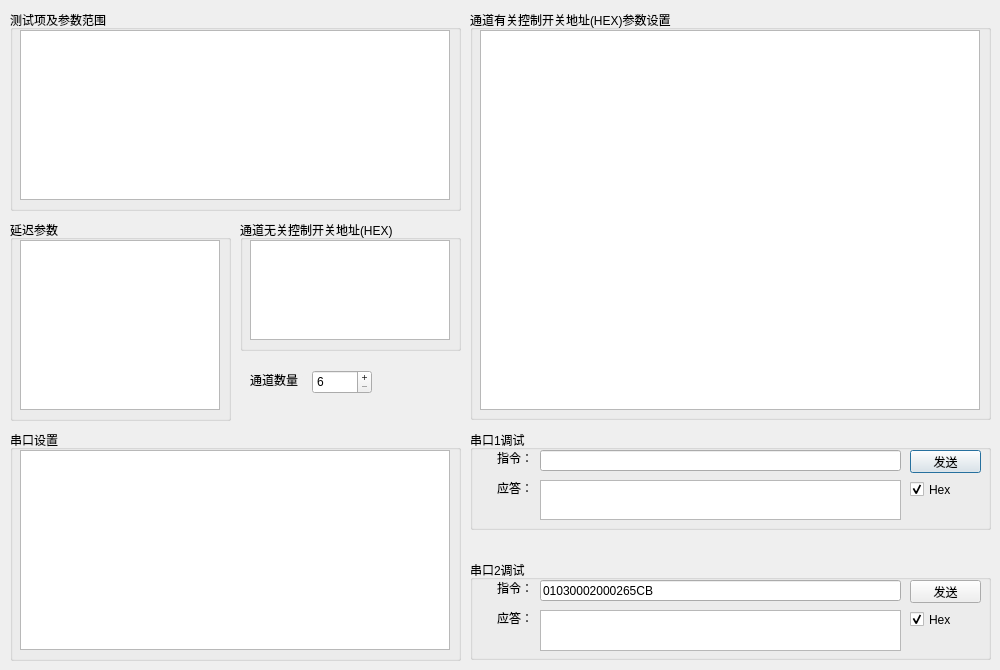
<?xml version="1.0" encoding="UTF-8"?>
<ui version="4.0">
 <class>DialogConfig</class>
 <widget class="QDialog" name="DialogConfig">
  <property name="geometry">
   <rect>
    <x>0</x>
    <y>0</y>
    <width>1000</width>
    <height>670</height>
   </rect>
  </property>
  <property name="windowTitle">
   <string>测试参数配置</string>
  </property>
  <widget class="QGroupBox" name="groupBoxTGroup">
   <property name="geometry">
    <rect>
     <x>10</x>
     <y>10</y>
     <width>451</width>
     <height>201</height>
    </rect>
   </property>
   <property name="title">
    <string>测试项及参数范围</string>
   </property>
   <widget class="QTableView" name="tableViewTGroup">
    <property name="geometry">
     <rect>
      <x>10</x>
      <y>20</y>
      <width>430</width>
      <height>170</height>
     </rect>
    </property>
    <property name="focusPolicy">
     <enum>Qt::FocusPolicy::NoFocus</enum>
    </property>
    <property name="selectionMode">
     <enum>QAbstractItemView::SelectionMode::SingleSelection</enum>
    </property>
    <property name="selectionBehavior">
     <enum>QAbstractItemView::SelectionBehavior::SelectItems</enum>
    </property>
    <attribute name="horizontalHeaderHighlightSections">
     <bool>false</bool>
    </attribute>
    <attribute name="verticalHeaderVisible">
     <bool>false</bool>
    </attribute>
    <attribute name="verticalHeaderHighlightSections">
     <bool>false</bool>
    </attribute>
   </widget>
  </widget>
  <widget class="QGroupBox" name="groupBoxCOM">
   <property name="geometry">
    <rect>
     <x>10</x>
     <y>430</y>
     <width>451</width>
     <height>231</height>
    </rect>
   </property>
   <property name="title">
    <string>串口设置</string>
   </property>
   <widget class="QTableView" name="tableViewCOM">
    <property name="geometry">
     <rect>
      <x>10</x>
      <y>20</y>
      <width>430</width>
      <height>200</height>
     </rect>
    </property>
    <property name="focusPolicy">
     <enum>Qt::FocusPolicy::NoFocus</enum>
    </property>
    <property name="selectionMode">
     <enum>QAbstractItemView::SelectionMode::SingleSelection</enum>
    </property>
    <property name="selectionBehavior">
     <enum>QAbstractItemView::SelectionBehavior::SelectItems</enum>
    </property>
    <attribute name="horizontalHeaderHighlightSections">
     <bool>false</bool>
    </attribute>
    <attribute name="verticalHeaderVisible">
     <bool>false</bool>
    </attribute>
    <attribute name="verticalHeaderHighlightSections">
     <bool>false</bool>
    </attribute>
   </widget>
  </widget>
  <widget class="QGroupBox" name="groupBoxChan">
   <property name="geometry">
    <rect>
     <x>470</x>
     <y>10</y>
     <width>521</width>
     <height>410</height>
    </rect>
   </property>
   <property name="title">
    <string>通道有关控制开关地址(HEX)参数设置</string>
   </property>
   <widget class="QTableView" name="tableViewChan">
    <property name="geometry">
     <rect>
      <x>10</x>
      <y>20</y>
      <width>500</width>
      <height>380</height>
     </rect>
    </property>
    <property name="focusPolicy">
     <enum>Qt::FocusPolicy::NoFocus</enum>
    </property>
    <property name="selectionMode">
     <enum>QAbstractItemView::SelectionMode::SingleSelection</enum>
    </property>
    <property name="selectionBehavior">
     <enum>QAbstractItemView::SelectionBehavior::SelectItems</enum>
    </property>
    <attribute name="horizontalHeaderHighlightSections">
     <bool>false</bool>
    </attribute>
    <attribute name="verticalHeaderVisible">
     <bool>false</bool>
    </attribute>
    <attribute name="verticalHeaderHighlightSections">
     <bool>false</bool>
    </attribute>
   </widget>
  </widget>
  <widget class="QGroupBox" name="groupBox">
   <property name="geometry">
    <rect>
     <x>470</x>
     <y>430</y>
     <width>521</width>
     <height>100</height>
    </rect>
   </property>
   <property name="title">
    <string>串口1调试</string>
   </property>
   <widget class="QLineEdit" name="lineEdit1">
    <property name="geometry">
     <rect>
      <x>70</x>
      <y>20</y>
      <width>361</width>
      <height>21</height>
     </rect>
    </property>
   </widget>
   <widget class="QLabel" name="label_2">
    <property name="geometry">
     <rect>
      <x>10</x>
      <y>20</y>
      <width>53</width>
      <height>15</height>
     </rect>
    </property>
    <property name="text">
     <string>指令：</string>
    </property>
    <property name="alignment">
     <set>Qt::AlignmentFlag::AlignRight|Qt::AlignmentFlag::AlignTrailing|Qt::AlignmentFlag::AlignVCenter</set>
    </property>
   </widget>
   <widget class="QCheckBox" name="checkBoxHex1">
    <property name="geometry">
     <rect>
      <x>440</x>
      <y>50</y>
      <width>61</width>
      <height>19</height>
     </rect>
    </property>
    <property name="text">
     <string>Hex</string>
    </property>
    <property name="checked">
     <bool>true</bool>
    </property>
   </widget>
   <widget class="QTextEdit" name="textEdit1">
    <property name="geometry">
     <rect>
      <x>70</x>
      <y>50</y>
      <width>361</width>
      <height>40</height>
     </rect>
    </property>
   </widget>
   <widget class="QLabel" name="label_3">
    <property name="geometry">
     <rect>
      <x>10</x>
      <y>50</y>
      <width>53</width>
      <height>15</height>
     </rect>
    </property>
    <property name="text">
     <string>应答：</string>
    </property>
    <property name="alignment">
     <set>Qt::AlignmentFlag::AlignRight|Qt::AlignmentFlag::AlignTrailing|Qt::AlignmentFlag::AlignVCenter</set>
    </property>
   </widget>
   <widget class="QPushButton" name="pushButton1">
    <property name="geometry">
     <rect>
      <x>440</x>
      <y>20</y>
      <width>71</width>
      <height>23</height>
     </rect>
    </property>
    <property name="text">
     <string>发送</string>
    </property>
   </widget>
  </widget>
  <widget class="QGroupBox" name="groupBox_2">
   <property name="geometry">
    <rect>
     <x>470</x>
     <y>560</y>
     <width>521</width>
     <height>100</height>
    </rect>
   </property>
   <property name="title">
    <string>串口2调试</string>
   </property>
   <widget class="QLineEdit" name="lineEdit2">
    <property name="geometry">
     <rect>
      <x>70</x>
      <y>20</y>
      <width>361</width>
      <height>21</height>
     </rect>
    </property>
    <property name="text">
     <string>01030002000265CB</string>
    </property>
   </widget>
   <widget class="QLabel" name="label_4">
    <property name="geometry">
     <rect>
      <x>10</x>
      <y>20</y>
      <width>53</width>
      <height>15</height>
     </rect>
    </property>
    <property name="text">
     <string>指令：</string>
    </property>
    <property name="alignment">
     <set>Qt::AlignmentFlag::AlignRight|Qt::AlignmentFlag::AlignTrailing|Qt::AlignmentFlag::AlignVCenter</set>
    </property>
   </widget>
   <widget class="QCheckBox" name="checkBoxHex2">
    <property name="geometry">
     <rect>
      <x>440</x>
      <y>50</y>
      <width>61</width>
      <height>19</height>
     </rect>
    </property>
    <property name="text">
     <string>Hex</string>
    </property>
    <property name="checked">
     <bool>true</bool>
    </property>
   </widget>
   <widget class="QTextEdit" name="textEdit2">
    <property name="geometry">
     <rect>
      <x>70</x>
      <y>50</y>
      <width>361</width>
      <height>41</height>
     </rect>
    </property>
   </widget>
   <widget class="QLabel" name="label_5">
    <property name="geometry">
     <rect>
      <x>10</x>
      <y>50</y>
      <width>53</width>
      <height>15</height>
     </rect>
    </property>
    <property name="text">
     <string>应答：</string>
    </property>
    <property name="alignment">
     <set>Qt::AlignmentFlag::AlignRight|Qt::AlignmentFlag::AlignTrailing|Qt::AlignmentFlag::AlignVCenter</set>
    </property>
   </widget>
   <widget class="QPushButton" name="pushButton2">
    <property name="geometry">
     <rect>
      <x>440</x>
      <y>20</y>
      <width>71</width>
      <height>23</height>
     </rect>
    </property>
    <property name="text">
     <string>发送</string>
    </property>
   </widget>
  </widget>
  <widget class="QGroupBox" name="groupBoxDelay">
   <property name="geometry">
    <rect>
     <x>10</x>
     <y>220</y>
     <width>221</width>
     <height>201</height>
    </rect>
   </property>
   <property name="title">
    <string>延迟参数</string>
   </property>
   <widget class="QTableView" name="tableViewDelay">
    <property name="geometry">
     <rect>
      <x>10</x>
      <y>20</y>
      <width>200</width>
      <height>170</height>
     </rect>
    </property>
    <property name="focusPolicy">
     <enum>Qt::FocusPolicy::NoFocus</enum>
    </property>
    <property name="selectionMode">
     <enum>QAbstractItemView::SelectionMode::SingleSelection</enum>
    </property>
    <property name="selectionBehavior">
     <enum>QAbstractItemView::SelectionBehavior::SelectRows</enum>
    </property>
    <attribute name="horizontalHeaderHighlightSections">
     <bool>false</bool>
    </attribute>
    <attribute name="verticalHeaderVisible">
     <bool>false</bool>
    </attribute>
    <attribute name="verticalHeaderHighlightSections">
     <bool>false</bool>
    </attribute>
   </widget>
  </widget>
  <widget class="QGroupBox" name="groupBoxGSwitch">
   <property name="geometry">
    <rect>
     <x>240</x>
     <y>220</y>
     <width>221</width>
     <height>131</height>
    </rect>
   </property>
   <property name="title">
    <string>通道无关控制开关地址(HEX)</string>
   </property>
   <widget class="QTableView" name="tableViewGSwitch">
    <property name="geometry">
     <rect>
      <x>10</x>
      <y>20</y>
      <width>200</width>
      <height>100</height>
     </rect>
    </property>
    <property name="focusPolicy">
     <enum>Qt::FocusPolicy::NoFocus</enum>
    </property>
    <property name="selectionMode">
     <enum>QAbstractItemView::SelectionMode::SingleSelection</enum>
    </property>
    <property name="selectionBehavior">
     <enum>QAbstractItemView::SelectionBehavior::SelectRows</enum>
    </property>
    <attribute name="horizontalHeaderHighlightSections">
     <bool>false</bool>
    </attribute>
    <attribute name="verticalHeaderVisible">
     <bool>false</bool>
    </attribute>
    <attribute name="verticalHeaderHighlightSections">
     <bool>false</bool>
    </attribute>
   </widget>
  </widget>
  <widget class="QSpinBox" name="spinBox">
   <property name="geometry">
    <rect>
     <x>312</x>
     <y>370</y>
     <width>60</width>
     <height>24</height>
    </rect>
   </property>
   <property name="buttonSymbols">
    <enum>QAbstractSpinBox::ButtonSymbols::PlusMinus</enum>
   </property>
   <property name="minimum">
    <number>6</number>
   </property>
   <property name="maximum">
    <number>36</number>
   </property>
   <property name="value">
    <number>6</number>
   </property>
  </widget>
  <widget class="QLabel" name="label">
   <property name="geometry">
    <rect>
     <x>250</x>
     <y>370</y>
     <width>53</width>
     <height>20</height>
    </rect>
   </property>
   <property name="text">
    <string>通道数量：</string>
   </property>
  </widget>
 </widget>
 <resources/>
 <connections/>
</ui>
